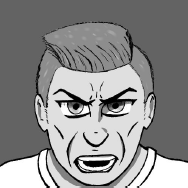
#> input picture DomainShift/Testbilder/anger/Martin.png, 188 x 188 px, found by its file name; its folder holds only this picture in this run
$ jupyter execute --allow-errors FaceRecog.ipynb
#> lines starting #> are read from the running program, lines starting #| are printed output that depends on the picture; after the words box and inside, x2 and y2 are one past the last pixel; in counts of white or black regions, pixels touching at a corner belong together; long printed decimals are rounded; pictures that were not available may be replaced by others from this repository, and a replacement may not be noted
# Seminararbeit

##  Das verschlüsselte im Offensichtlichen: Emotionen

_______________________________________________________________________________________________________________________________________________________

### Emotion Facial Recognition of Drawn Characters: Transfer Learning Task

_______________________________________________________________________________________________________________________________________________________

[cell 1]
from google.colab import drive
drive.mount("/content/drive")

path_folder = "/content/drive/MyDrive/Seminararbeit/Trainingsbilder"

## Imports

[cell 2]
import numpy as np
from matplotlib import pyplot as plt
import torch
import torchvision
from torchvision import transforms as T

from scipy import ndimage

import cv2 #for image processing
# import easygui #to open the filebox
import numpy as np #to store image
# import imageio #to read image stored at particular path
import sys
import matplotlib.pyplot as plt
import os
import tkinter as tk
from tkinter import filedialog
from tkinter import *
from PIL import ImageTk, Image

from tqdm import tqdm
import collections

[cell 3]
targets = ["anger","contempt","disgust","fear","happiness","neutrality","sadness","surprise"]

# A vector representation of the target for training later
#> (the rest of this cell did not finish here and is left out)

________________________________

## Hilfsfunktionen

[cell 4]
# füge RGB hinzu
# von (y, x) zu (y, x, c)
def add_RGBLayers(im):
    if len(im.shape) == 3:
        return torch.tensor(im)
    elif len(im.shape) == 2:
        return torch.tensor(np.stack((im, im, im), 2))

[cell 5]
# [10 lines left out: function calc_loss, not called in this run]

[cell 6]
# [8 lines left out: function max_Vektor, not called in this run]

#> (a cell that did not finish here is left out)

[cell 8]
# [10 lines left out: function get_different_classes, not called in this run]

[cell 9]
# [18 lines left out: function my_train_validation_split, not called in this run]

    #TODO balanced split

[cell 10]
# [21 lines left out: function take_sample, not called in this run]

[cell 11]
#return a certain number of file paths as a set; shuffled or not shuffled
# [23 lines left out: function get_filenames, not called in this run]

[cell 12]
# [20 lines left out: function load_balanced_data, not called in this run]

# Image Augmentation

Das Baselinemodell overfitter stark und die unterschiedlichen Klassen sind unbalanciert. Dies beischlusst die Vorhersage sehr stark, da z.B. für die Klasse "happiness" viel mehr Updates durchgeführt werden. Außerdem würde ein größerer Datensatz einen regularisierenden Effekt haben.\

[Pytorch: Augmentation Overview](https://datamahadev.com/performing-image-augmentation-using-pytorch/)

[cell 13]
# wird nicht gebraucht, da die Augmentations auch im Dataset selbst erstellt werden könne, ohne alle vorher schon abgespeichert zu haben
# [56 lines left out: function augmentation_pipeline_forOneImage, not called in this run]

[cell 14]
# [36 lines left out: function augmentation_pipeline_forFolder, not called in this run]

### Cartoonify Funktion mit OpenCV

Source: https://data-flair.training/blogs/cartoonify-image-opencv-python/

[cell 15]
def cartoonify(ImagePath):
    #read the image
    originalmage = cv2.imread(ImagePath)
    originalmage = cv2.cvtColor(originalmage, cv2.COLOR_BGR2RGB)
    #print(image)  # image is stored in form of numbers
    # confirm that image is chosen
    if originalmage is None:
        print("Can not find any image. Choose appropriate file")
        sys.exit()

    y, x, c = originalmage.shape

    ReSized1 = cv2.resize(originalmage, (x, y))
    #plt.imshow(ReSized1, cmap='gray')

    #converting an image to grayscale
    grayScaleImage = cv2.cvtColor(originalmage, cv2.COLOR_BGR2GRAY)
    ReSized2 = cv2.resize(grayScaleImage, (x, y))
    #plt.imshow(ReSized2, cmap='gray')

    #applying median blur to smoothen an image
    smoothGrayScale = cv2.medianBlur(grayScaleImage, 5)
    ReSized3 = cv2.resize(smoothGrayScale, (x, y))
    #plt.imshow(ReSized3, cmap='gray')

    #retrieving the edges for cartoon effect
    #by using thresholding technique
    getEdge = cv2.adaptiveThreshold(smoothGrayScale, 255,
    cv2.ADAPTIVE_THRESH_MEAN_C,
    cv2.THRESH_BINARY, 9, 9)
    ReSized4 = cv2.resize(getEdge, (x, y))
    #plt.imshow(ReSized4, cmap='gray')

    #applying bilateral filter to remove noise
    #and keep edge sharp as required
    colorImage = cv2.bilateralFilter(originalmage, 9, 300, 300)
    ReSized5 = cv2.resize(colorImage, (x, y))
    #plt.imshow(ReSized5, cmap='gray')

    #masking edged image with our "BEAUTIFY" image
    cartoonImage = cv2.bitwise_and(colorImage, colorImage, mask=getEdge)
    ReSized6 = cv2.resize(cartoonImage, (x, y))
    # [9 lines of commented-out code are left out]

    return cartoonImage

[cell 16]
# [10 lines left out: function save, not called in this run]

    #print(path)

    # I = "Image saved by name " + newName +" at "+ path
    # tk.messagebox.showinfo(title=None, message=I)

## Hilfsklassen

[cell 17]
class myFaceImageDataset(torch.utils.data.Dataset):
    # [7 lines left out: function __init__, not called in this run]

    def __len__(self):
        return len(self.dataset_dict)

    # [16 lines left out: function __getitem__, not called in this run]

______________________________
## Pipeline für den Datensatz

Der genutzte Datensatz ist auf Kaggle zu finden. \
(https://www.kaggle.com/datasets/sudarshanvaidya/random-images-for-face-emotion-recognition?resource=download).

[cell 18]
def load_data(path_folder, add_RGB=False):
    #Loading the data into a the Notebook
#> called with add_RGB = True
    data = {}
    count = 0

    for t in targets:
        p = path_folder + "/" + t
        #print(t)
        for filename in os.listdir(p):

            f = os.path.join(p,filename)
            if os.path.isfile(f):

                # the sample is save on the 0. position and the target on the 1. position
                x = torch.tensor(plt.imread(f), dtype=float)

                #print(count)
                #print(filename)
                if add_RGB:
                    x = add_RGBLayers(x)

                data[count] = (x, tar_name2vec[t])

                count += 1

    return data

[cell 19]
# [29 lines left out: function image_transformation_pipeline, not called in this run]

            # [12 lines of commented-out code are left out]

[cell 20]
# for i in targets:
#     p = "Trainingsbilder\\" + i
#     image_transformation_pipeline(p)

so apparently all images in the dataset have the same size, which makes things easier

# Setting up the Model

Dokumentation dazu: https://pytorch.org/vision/0.11/models.html

[cell 21]
# Definition of the net structure
class Net(torch.nn.Module):
    def __init__(self, n_classes):
        super(Net, self).__init__()
        self.n_classes = n_classes

        # Resnet Featureextractor LAden, ich werfe hier den großen LinearLayer am Ende von dem Resnet weg
        self.fe = torch.nn.Sequential(*(list(torchvision.models.resnet18(pretrained=True).children())[:-1]))
        # Die Featur Map die aus dem Resnet raus kommt hat eine Größe von batch_size x 512 x 1 x 1
        # -> Das bringen wir nacher in der forward Mehtode noch auf die richtige Dimension

        # dein Lienar Layer muss aber 512 Eingänge haben
        self.fe2 = torch.nn.Sequential(torch.nn.Linear(512, 16),
                                        torch.nn.ReLU(),
                                        torch.nn.Dropout(),
                                        torch.nn.Linear(16, self.n_classes))

        # Dropout sorgt für Regularisierung, gegen Overfitting

    # [6 lines left out: function forward, not called in this run]

# Modelltraining

Interessante Dokumentationen:\
[BCEWithLogitsLoss — PyTorch 1.11.0 documentation](https://pytorch.org/docs/stable/generated/torch.nn.BCEWithLogitsLoss.html)\
[torch.nn.functional.one_hot — PyTorch 1.11.0 documentation](https://pytorch.org/docs/stable/generated/torch.nn.functional.one_hot.html)\
https://pytorch.org/docs/stable/data.html \
https://pytorch.org/tutorials/beginner/data_loading_tutorial.html \
https://pytorch.org/tutorials/beginner/basics/data_tutorial.html \
[Data Augmentation](https://pytorch.org/tutorials/beginner/basics/transforms_tutorial.html)\
[Optimizing Model Parameters](https://pytorch.org/tutorials/beginner/basics/optimization_tutorial.html)\
[Modelle einfrieren](https://pytorch.org/docs/master/notes/autograd.html)

Falls der DataLoader rummeckert müsste ich mir eine "costum collate fnc" erstellen (ins Dataset)

[cell 22]
# [36 lines left out: function train, not called in this run]

____________________________________________
### Vorverarbeitungsschritte

[cell 23]
# for i in targets:
#     p = "Trainingsbilder\\" + i
#     image_transformation_pipeline(p)

[cell 24]
# augmentation_pipeline_forFolder("J:\\Seminararbeit\\Trainingsbilder",
#                                 "J:\\Seminararbeit\\Trainingsbilder+Augmentations", True)

# brauch ich nicht mehr, da ich die Augmentation ins Dataset verlagere

__________________________

[cell 25]
learning_rate = 0.001
batch_size = 16
epochen = 2

#> (a cell that did not finish here is left out)

#> (a cell that did not finish here is left out)

#> (a cell that did not finish here is left out)

#> (a cell that did not finish here is left out)

#> (a cell that did not finish here is left out)

[cell 31]
fig, ax = plt.subplots(1,2, figsize=(18,6))

#> (the rest of this cell did not finish here and is left out)

## Testgebiet

[cell 32]
# torch.save(my_model.state_dict(), "Baselinemodell")

[cell 33]
# torch.save(data_train, "Trainingsbilder/Train")
# torch.save(data_val, "Trainingsbilder/Validation")

#> (a cell that did not finish here is left out)

loaded_model.load_state_dict(torch.load("Modell1/Baselinemodell"))

#> (a cell that did not finish here is left out)

[cell 36]
test = cv2.imread("Trainingsbilder/happiness/7647334524_7fe96ff1f0_n_face.png")
#> test: shape (188, 188, 3); min 0, max 255, mean 140.9
print(test.shape)
#| (188, 188, 3)
plt.imshow(test, cmap="gray")
# Alle Bilder sind nur Graubilder
# habe keine 3. Dimesion -> könnten also falsch interpretiert werden.
# D.h. als zusätzlichen Vorverabeitungsschritt sollte ggf. RGB hinzugefügt werden

[cell 37]
#test= add_RGBLayers(test)
plt.imshow(test)

[cell 38]
lowpass = ndimage.gaussian_filter(test, 3)
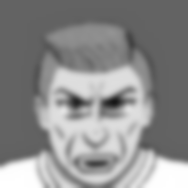
#> lowpass: shape (188, 188, 3); min 23, max 255, mean 140.2
gauss_highpass = (test - lowpass + np.uint8(np.ones_like(test)* 1))
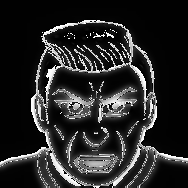
#> gauss_highpass: shape (188, 188, 3); min 0, max 255, mean 40.1

print(gauss_highpass.shape)
#| (188, 188, 3)

plt.imshow(add_RGBLayers(gauss_highpass))
#> (the call stopped at in add_RGBLayers, `return torch.tensor(im)`: torch is not available in this run)
print(np.mean(gauss_highpass))
#| 40.134
print(np.mean(test))
#| 140.941

[cell 39]
def black_white_transform(v, mean=100):
    if v < mean:
        return 0
    else:
        return 1

[cell 40]
tfunc = np.vectorize(black_white_transform)
test = tfunc(test)
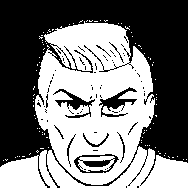
#> test: shape (188, 188, 3) int64; values 0 (black) and 1 (white), 47.8% white; 92 white regions (90 under 20 px), largest, box (x1, y1, x2, y2) and area: (0, 21, 188, 188) 16441, (78, 156, 115, 172) 311
plt.imshow(test)

[cell 41]
cim = cartoonify("Trainingsbilder/happiness/7647334524_7fe96ff1f0_n_face.png")
#> in cartoonify, `smoothGrayScale = cv2.medianBlur(grayScaleImage, 5)`:
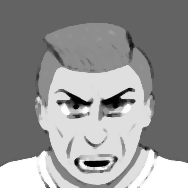
#> smoothGrayScale: shape (188, 188); min 0, max 255, mean 147
#> in cartoonify, `getEdge = cv2.adaptiveThreshold(smoothGrayScale, 255, cv2.ADAPTIVE_THR..`:
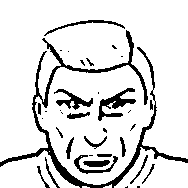
#> getEdge: shape (188, 188); 87.2% white; 35 black regions (16 under 20 px), largest, box (x1, y1, x2, y2) and area: (0, 30, 188, 188) 2477, (98, 88, 136, 121) 443, (54, 89, 93, 110) 292
#> in cartoonify, `colorImage = cv2.bilateralFilter(originalmage, 9, 300, 300)`:
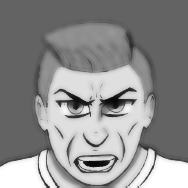
#> colorImage: shape (188, 188, 3); min 6, max 255, mean 142.2
#> in cartoonify, `cartoonImage = cv2.bitwise_and(colorImage, colorImage, mask=getEdge)`:
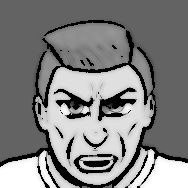
#> cartoonImage: shape (188, 188, 3); min 0, max 255, mean 129.4

cim.shape
#> Out = (188, 188, 3)
